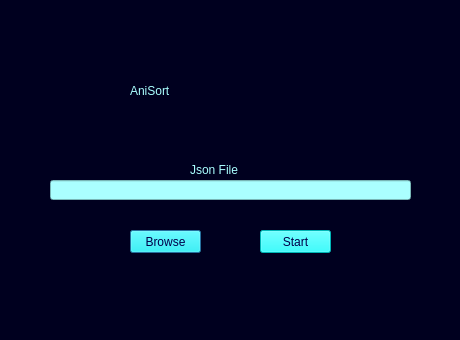
<?xml version="1.0" encoding="UTF-8"?>
<ui version="4.0">
 <class>Dialog</class>
 <widget class="QDialog" name="Dialog">
  <property name="geometry">
   <rect>
    <x>0</x>
    <y>0</y>
    <width>460</width>
    <height>340</height>
   </rect>
  </property>
  <property name="windowTitle">
   <string>Dialog</string>
  </property>
  <property name="styleSheet">
   <string notr="true">background-color: rgb(0, 0, 31);</string>
  </property>
  <widget class="QLabel" name="app_title">
   <property name="geometry">
    <rect>
     <x>130</x>
     <y>60</y>
     <width>201</width>
     <height>61</height>
    </rect>
   </property>
   <property name="styleSheet">
    <string notr="true">color:rgb(170, 255, 255);
font: 48pt &quot;Impact&quot;;</string>
   </property>
   <property name="text">
    <string>AniSort</string>
   </property>
  </widget>
  <widget class="QLabel" name="textbox_title">
   <property name="geometry">
    <rect>
     <x>190</x>
     <y>160</y>
     <width>81</width>
     <height>20</height>
    </rect>
   </property>
   <property name="styleSheet">
    <string notr="true">color: rgb(170, 255, 255);
font: 17pt &quot;Calibri&quot;;</string>
   </property>
   <property name="text">
    <string>Json File</string>
   </property>
  </widget>
  <widget class="QLineEdit" name="textbox">
   <property name="geometry">
    <rect>
     <x>50</x>
     <y>180</y>
     <width>361</width>
     <height>20</height>
    </rect>
   </property>
   <property name="styleSheet">
    <string notr="true">background-color: rgb(170, 255, 255);
alternate-background-color: rgb(170, 170, 255);
border-color: rgb(0, 0, 74);
color: rgb(0, 0, 74);</string>
   </property>
   <property name="text">
    <string/>
   </property>
  </widget>
  <widget class="QPushButton" name="browse_button">
   <property name="geometry">
    <rect>
     <x>130</x>
     <y>230</y>
     <width>71</width>
     <height>23</height>
    </rect>
   </property>
   <property name="styleSheet">
    <string notr="true">background-color: rgb(0, 255, 255);
border-color: rgb(0, 0, 255);
color: rgb(0, 0, 74);</string>
   </property>
   <property name="text">
    <string>Browse</string>
   </property>
  </widget>
  <widget class="QPushButton" name="start_button">
   <property name="geometry">
    <rect>
     <x>260</x>
     <y>230</y>
     <width>71</width>
     <height>23</height>
    </rect>
   </property>
   <property name="styleSheet">
    <string notr="true">background-color: rgb(0, 255, 255);
border-color: rgb(0, 0, 255);
color: rgb(0, 0, 74);</string>
   </property>
   <property name="text">
    <string>Start</string>
   </property>
  </widget>
 </widget>
 <resources/>
 <connections/>
</ui>
